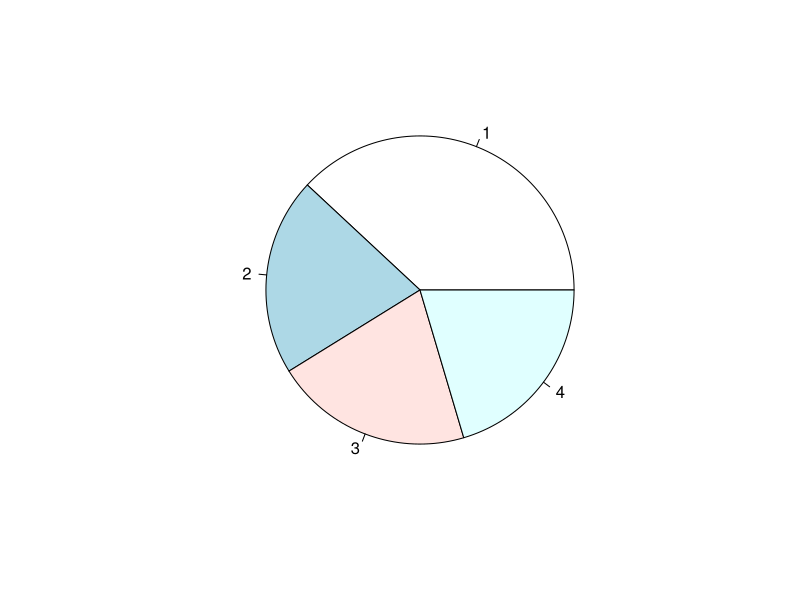
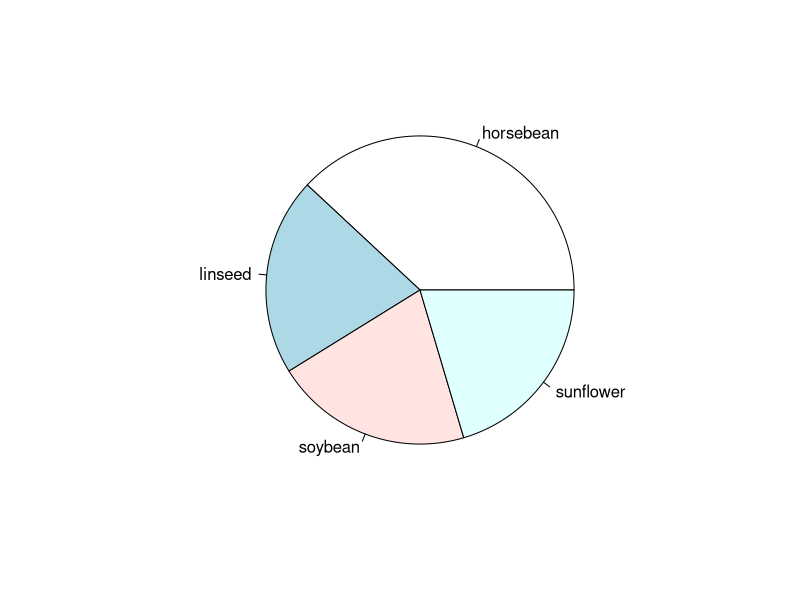
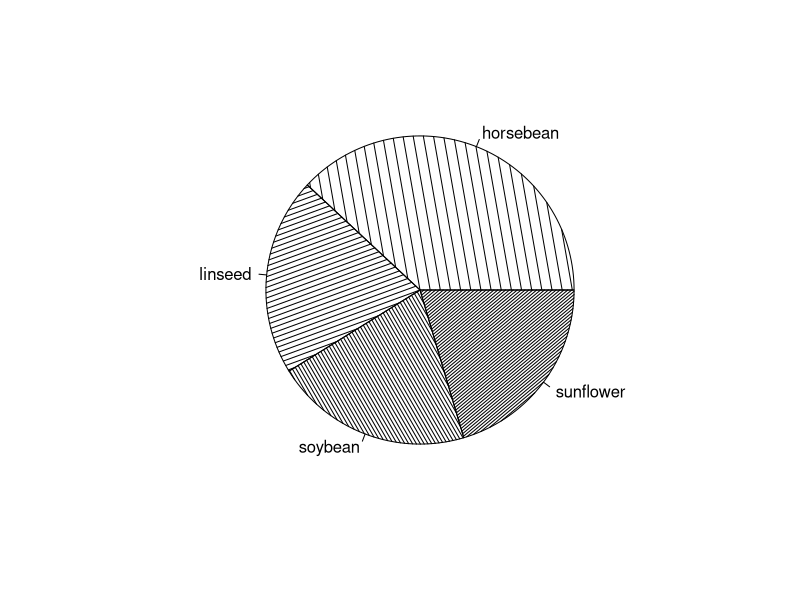

Reproduce these figures in R, in order.

# simple example of a pie chart
pie(table(ChickWeight$Diet))

# same pie chart with labeled segments
pie(table(ChickWeight$Diet), 
    labels = c("horsebean", "linseed", "soybean", "sunflower"))


# same pie chart, labeled, and with gradients instead of colors
pie(table(ChickWeight$Diet), 
    labels = c("horsebean", "linseed", "soybean", "sunflower"),
    density = 10*1:4,
    angle = 100*1:4)
